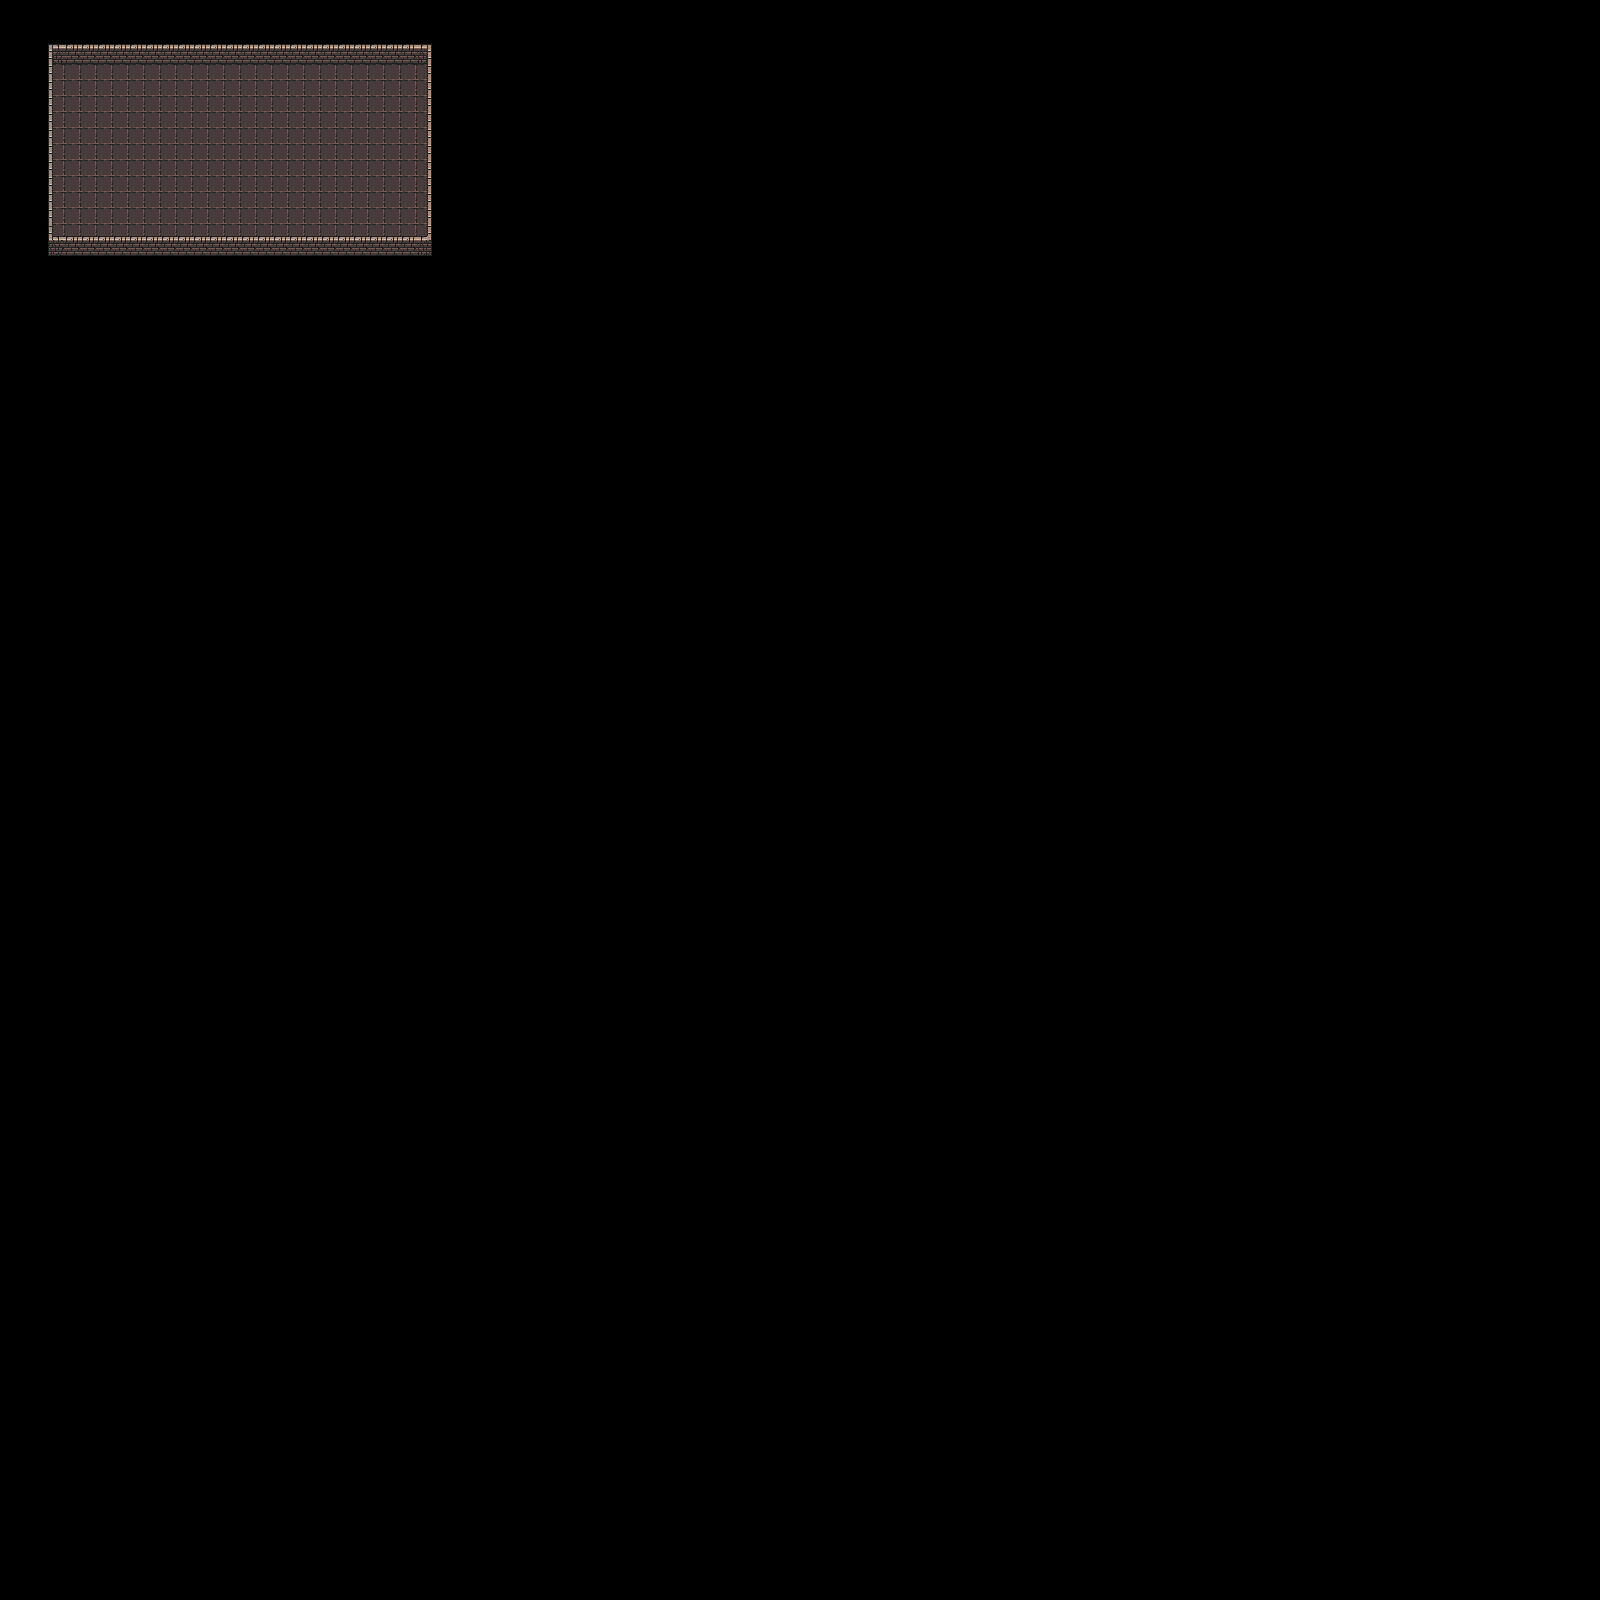

Rendered tile map (Tiled .tmx) drawn with the repository's tilesets; below, a short description and the map source with its tile grids summarised:
An orthogonal 100x100 tile map with 16x16 px tiles, 2 tile layers (Ground, Walls) and 7 objects (4x ChestPoint, 3x EnemyPoint).

<map version="1.10" tiledversion="1.11.0" orientation="orthogonal" renderorder="right-down" width="100" height="100" tilewidth="16" tileheight="16" infinite="0" nextlayerid="6" nextobjectid="19">
 <editorsettings>
  <export target="../public/assets/tilemaps/json/dungeon.json" format="json" />
 </editorsettings>
 <tileset firstgid="1" source="dungeon.tsx" />
 <layer id="1" name="Ground" width="100" height="100">
  <data>[10000 cells, 288 non-empty, 1 distinct tile ids]</data>
 </layer>
 <layer id="2" name="Walls" width="100" height="100">
  <data>[10000 cells, 116 non-empty, 12 distinct tile ids]</data>
 </layer>
 <objectgroup id="4" name="Chests">
  <object id="5" name="ChestPoint" x="80.916" y="222.137">
   <point />
  </object>
  <object id="6" name="ChestPoint" x="407.634" y="93.1298">
   <point />
  </object>
  <object id="7" name="ChestPoint" x="411.45" y="220.611">
   <point />
  </object>
  <object id="8" name="ChestPoint" x="77.8626" y="92.3664">
   <point />
  </object>
 </objectgroup>
 <objectgroup id="5" name="Enemies">
  <object id="10" name="EnemyPoint" x="200.763" y="115.267">
   <point />
  </object>
  <object id="17" name="EnemyPoint" x="288.55" y="150.382">
   <point />
  </object>
  <object id="18" name="EnemyPoint" x="198.473" y="185.496">
   <point />
  </object>
 </objectgroup>
</map>
